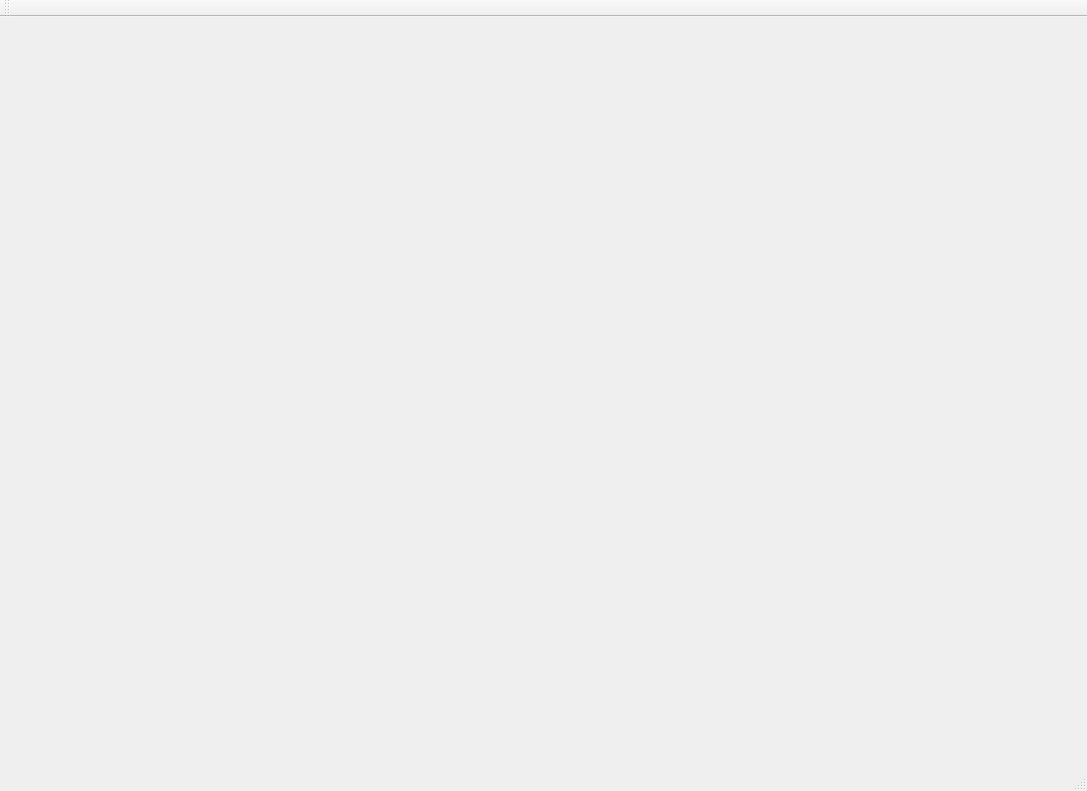
<?xml version="1.0" encoding="UTF-8"?>
<ui version="4.0">
 <class>ReversiMainWindow</class>
 <widget class="QMainWindow" name="ReversiMainWindow">
  <property name="geometry">
   <rect>
    <x>0</x>
    <y>0</y>
    <width>1087</width>
    <height>791</height>
   </rect>
  </property>
  <property name="windowTitle">
   <string>ReversiMainWindow</string>
  </property>
  <widget class="QWidget" name="centralWidget"/>
  <widget class="QToolBar" name="mainToolBar">
   <attribute name="toolBarArea">
    <enum>TopToolBarArea</enum>
   </attribute>
   <attribute name="toolBarBreak">
    <bool>false</bool>
   </attribute>
  </widget>
  <widget class="QStatusBar" name="statusBar"/>
 </widget>
 <layoutdefault spacing="6" margin="11"/>
 <resources/>
 <connections/>
</ui>
